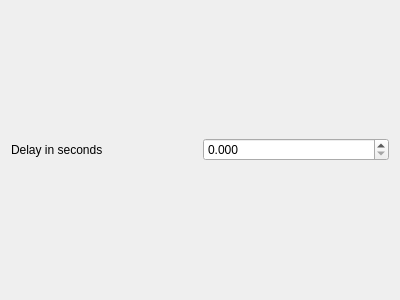
<?xml version="1.0" encoding="UTF-8"?>
<ui version="4.0">
 <class>Form</class>
 <widget class="QWidget" name="Form">
  <property name="geometry">
   <rect>
    <x>0</x>
    <y>0</y>
    <width>400</width>
    <height>300</height>
   </rect>
  </property>
  <property name="windowTitle">
   <string>Form</string>
  </property>
  <layout class="QHBoxLayout" name="horizontalLayout">
   <item>
    <widget class="QLabel" name="label">
     <property name="text">
      <string>Delay in seconds</string>
     </property>
    </widget>
   </item>
   <item>
    <widget class="QDoubleSpinBox" name="spinbox_delay">
     <property name="decimals">
      <number>3</number>
     </property>
     <property name="maximum">
      <double>10000.000000000000000</double>
     </property>
     <property name="singleStep">
      <double>0.010000000000000</double>
     </property>
    </widget>
   </item>
  </layout>
 </widget>
 <resources/>
 <connections/>
</ui>
